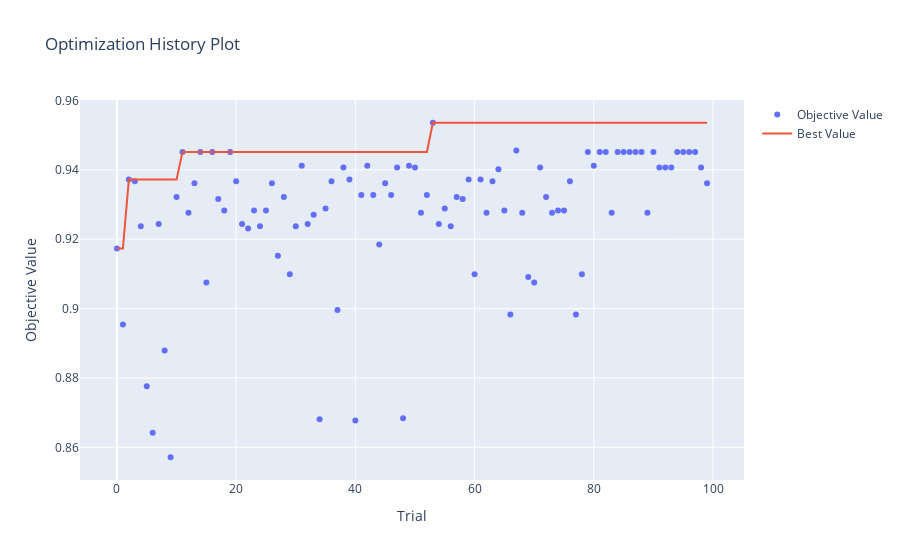
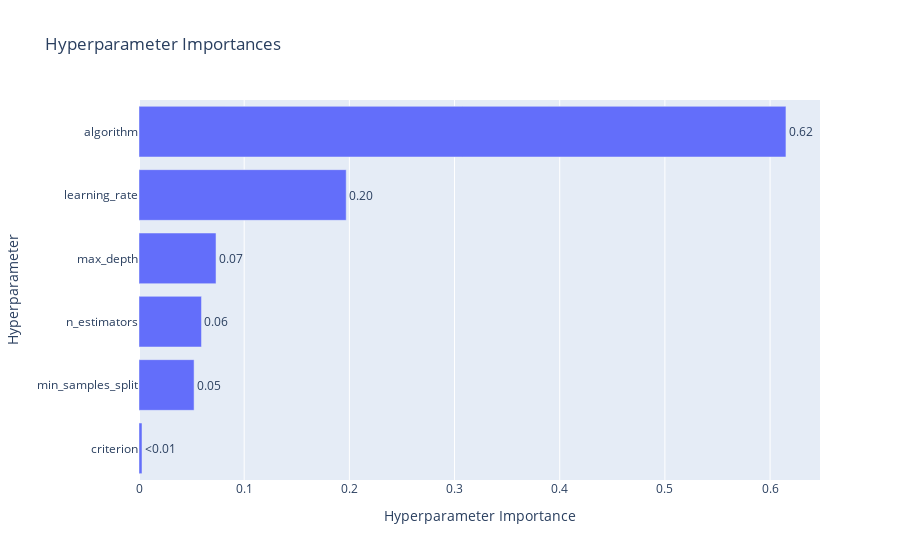

Notebook cell for these charts, in order:
### Code cell
optuna.visualization.plot_optimization_history(study_2).show()
optuna.visualization.plot_param_importances(study_2).show()

### Figure 1 — Plotly figure (JSON) as saved in the notebook; plotly's stock layout.template omitted (floating-point values rounded to 4 significant figures)
{"data": [{"mode": "markers", "name": "Objective Value", "type": "scatter", "x": [0, 1, 2, 3, 4, 5, 6, 7, 8, 9, 10, 11, 12, 13, 14, 15, 16, 17, 18, 19, 20, 21, 22, 23, 24, 25, 26, 27, 28, 29, 30, 31, 32, 33, 34, 35, 36, 37, 38, 39, 40, 41, 42, 43, 44, 45, 46, 47, 48, 49, 50, 51, 52, 53, 54, 55, 56, 57, 58, 59, 60, 61, 62, 63, 64, 65, 66, 67, 68, 69, 70, 71, 72, 73, 74, 75, 76, 77, 78, 79, 80, 81, 82, 83, 84, 85, 86, 87, 88, 89, 90, 91, 92, 93, 94, 95, 96, 97, 98, 99], "y": [0.9174, 0.8954, 0.9372, 0.9367, 0.9237, 0.8776, 0.8642, 0.9244, 0.8879, 0.8571, 0.9322, 0.9451, 0.9277, 0.9362, 0.9451, 0.9076, 0.9451, 0.9316, 0.9283, 0.9451, 0.9367, 0.9244, 0.9231, 0.9283, 0.9237, 0.9283, 0.9362, 0.9153, 0.9322, 0.9099, 0.9237, 0.9412, 0.9244, 0.927, 0.8681, 0.9289, 0.9367, 0.8996, 0.9407, 0.9372, 0.8678, 0.9328, 0.9412, 0.9328, 0.9185, 0.9362, 0.9328, 0.9407, 0.8684, 0.9412, 0.9407, 0.9277, 0.9328, 0.9536, 0.9244, 0.9289, 0.9237, 0.9322, 0.9316, 0.9372, 0.9099, 0.9372, 0.9277, 0.9367, 0.9402, 0.9283, 0.8983, 0.9456, 0.9277, 0.9091, 0.9076, 0.9407, 0.9322, 0.9277, 0.9283, 0.9283, 0.9367, 0.8983, 0.9099, 0.9451, 0.9412, 0.9451, 0.9451, 0.9277, 0.9451, 0.9451, 0.9451, 0.9451, 0.9451, 0.9277, 0.9451, 0.9407, 0.9407, 0.9407, 0.9451, 0.9451, 0.9451, 0.9451, 0.9407, 0.9362]}, {"mode": "lines", "name": "Best Value", "type": "scatter", "x": [0, 1, 2, 3, 4, 5, 6, 7, 8, 9, 10, 11, 12, 13, 14, 15, 16, 17, 18, 19, 20, 21, 22, 23, 24, 25, 26, 27, 28, 29, 30, 31, 32, 33, 34, 35, 36, 37, 38, 39, 40, 41, 42, 43, 44, 45, 46, 47, 48, 49, 50, 51, 52, 53, 54, 55, 56, 57, 58, 59, 60, 61, 62, 63, 64, 65, 66, 67, 68, 69, 70, 71, 72, 73, 74, 75, 76, 77, 78, 79, 80, 81, 82, 83, 84, 85, 86, 87, 88, 89, 90, 91, 92, 93, 94, 95, 96, 97, 98, 99], "y": [0.9174, 0.9174, 0.9372, 0.9372, 0.9372, 0.9372, 0.9372, 0.9372, 0.9372, 0.9372, 0.9372, 0.9451, 0.9451, 0.9451, 0.9451, 0.9451, 0.9451, 0.9451, 0.9451, 0.9451, 0.9451, 0.9451, 0.9451, 0.9451, 0.9451, 0.9451, 0.9451, 0.9451, 0.9451, 0.9451, 0.9451, 0.9451, 0.9451, 0.9451, 0.9451, 0.9451, 0.9451, 0.9451, 0.9451, 0.9451, 0.9451, 0.9451, 0.9451, 0.9451, 0.9451, 0.9451, 0.9451, 0.9451, 0.9451, 0.9451, 0.9451, 0.9451, 0.9451, 0.9536, 0.9536, 0.9536, 0.9536, 0.9536, 0.9536, 0.9536, 0.9536, 0.9536, 0.9536, 0.9536, 0.9536, 0.9536, 0.9536, 0.9536, 0.9536, 0.9536, 0.9536, 0.9536, 0.9536, 0.9536, 0.9536, 0.9536, 0.9536, 0.9536, 0.9536, 0.9536, 0.9536, 0.9536, 0.9536, 0.9536, 0.9536, 0.9536, 0.9536, 0.9536, 0.9536, 0.9536, 0.9536, 0.9536, 0.9536, 0.9536, 0.9536, 0.9536, 0.9536, 0.9536, 0.9536, 0.9536]}, {"marker": {"color": "#cccccc"}, "mode": "markers", "name": "Infeasible Trial", "showlegend": false, "type": "scatter", "x": [], "y": []}], "layout": {"autosize": true, "title": {"text": "Optimization History Plot"}, "xaxis": {"autorange": true, "range": [-6.041, 105.0], "title": {"text": "Trial"}, "type": "linear"}, "yaxis": {"autorange": true, "range": [0.8492, 0.9615], "title": {"text": "Objective Value"}, "type": "linear"}}}

### Figure 2 — Plotly figure (JSON) as saved in the notebook; plotly's stock layout.template omitted (floating-point values rounded to 4 significant figures)
{"data": [{"cliponaxis": false, "hovertemplate": ["criterion (CategoricalDistribution): 0.0028605978559016767<extra></extra>", "min_samples_split (IntDistribution): 0.0523776890705237<extra></extra>", "n_estimators (IntDistribution): 0.05940555696572306<extra></extra>", "max_depth (IntDistribution): 0.07324013197689318<extra></extra>", "learning_rate (FloatDistribution): 0.1970136628179221<extra></extra>", "algorithm (CategoricalDistribution): 0.6151023613130364<extra></extra>"], "name": "Objective Value", "orientation": "h", "text": ["<0.01", "0.05", "0.06", "0.07", "0.20", "0.62"], "textposition": "outside", "type": "bar", "x": [0.002861, 0.05238, 0.05941, 0.07324, 0.197, 0.6151], "y": ["criterion", "min_samples_split", "n_estimators", "max_depth", "learning_rate", "algorithm"]}], "layout": {"autosize": true, "title": {"text": "Hyperparameter Importances"}, "xaxis": {"autorange": true, "range": [0, 0.6475], "title": {"text": "Hyperparameter Importance"}, "type": "linear"}, "yaxis": {"autorange": true, "range": [-0.5, 5.5], "title": {"text": "Hyperparameter"}, "type": "category"}}}
